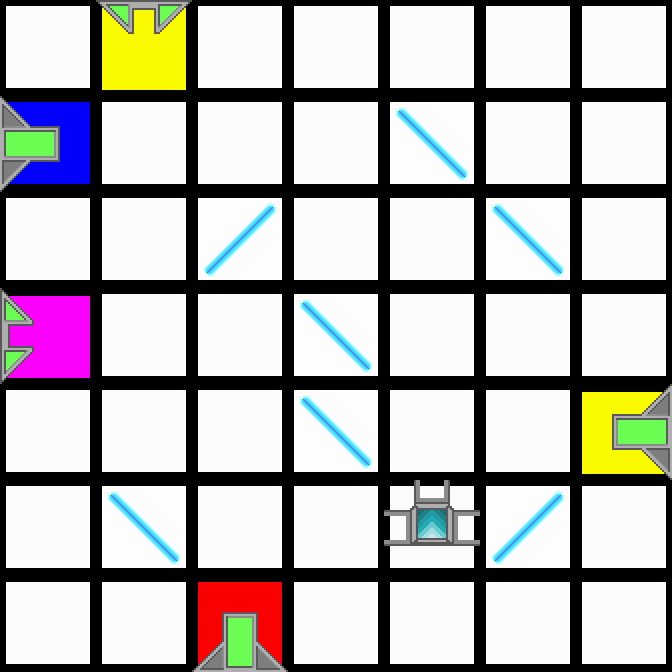

Below is a game level as drawn by its tile map, then a one-line description and the .tmx file that defines it, in full:
An orthogonal 7x7 tile map with 96x96 px tiles, 2 tile layers (Colors, Tiles).

<map version="1.0" orientation="orthogonal" renderorder="right-down" width="7" height="7" tilewidth="96" tileheight="96">
 <properties>
  <property name="AvailableTiles" value="1, 1, 2" />
 </properties>
 <tileset firstgid="1" source="../tiles.tsx" />
 <layer name="Colors" width="7" height="7">
  <data encoding="csv">
87,84,87,87,87,87,87,
83,87,87,87,87,87,87,
87,87,87,87,87,87,87,
85,87,87,87,87,87,87,
87,87,87,87,87,87,84,
87,87,87,87,87,87,87,
87,87,81,87,87,87,87
</data>
 </layer>
 <layer name="Tiles" width="7" height="7">
  <data encoding="csv">
1,11,1,1,1,1,1,
6,1,1,1,3,1,1,
1,1,2,1,1,3,1,
10,1,1,3,1,1,1,
1,1,1,3,1,1,8,
1,3,1,1,13,2,1,
1,1,5,1,1,1,1
</data>
 </layer>
</map>
